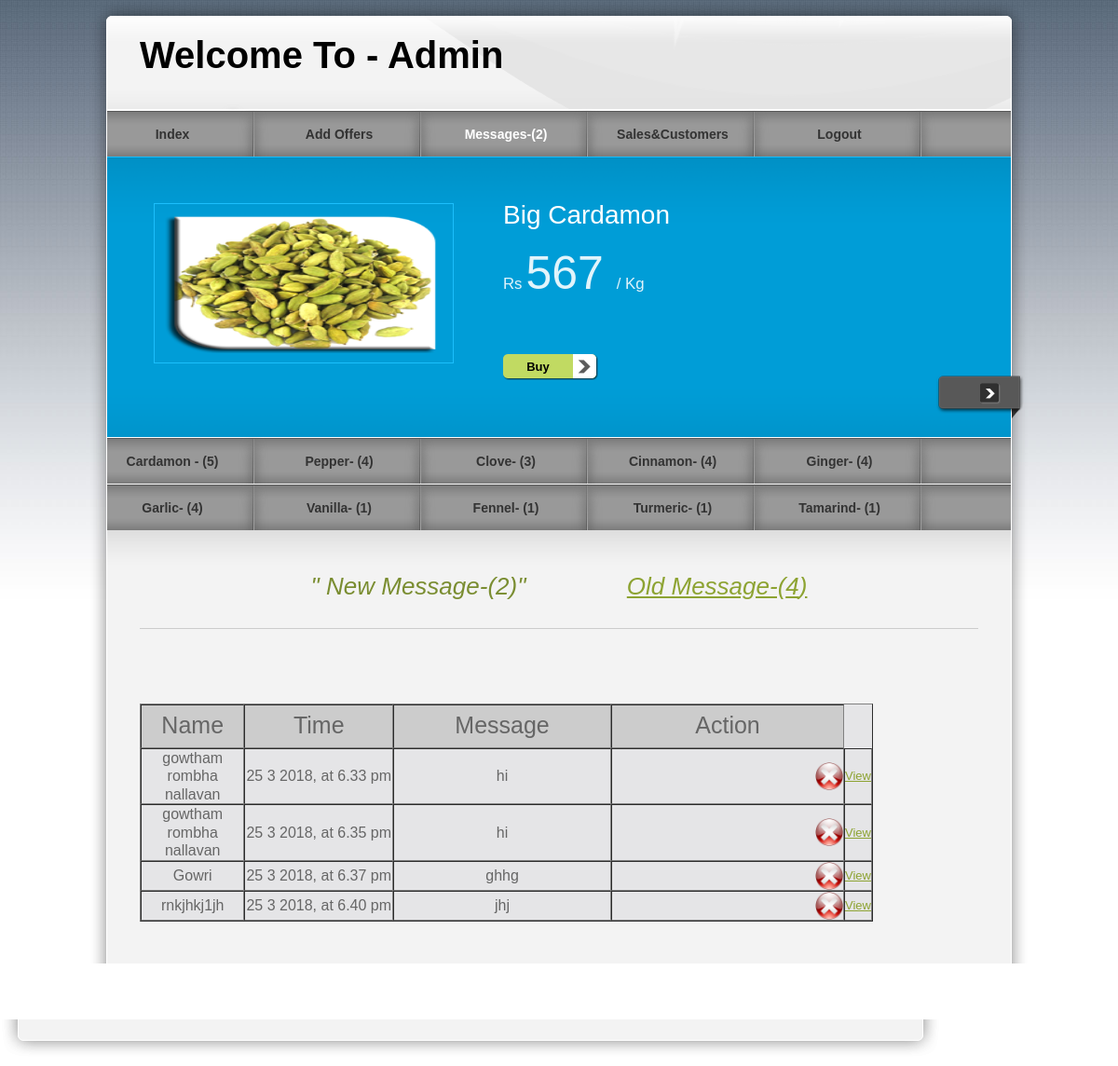
Screenshot of /pro/admin/msg2.php with the database file from the repository.
### tables this page shows
CREATE TABLE IF NOT EXISTS `offer` (
  `number` int(11) NOT NULL,
  `name` varchar(50) NOT NULL,
  `image` text NOT NULL,
  `price` varchar(50) NOT NULL,
  `time` varchar(50) NOT NULL,
  `details` varchar(100) NOT NULL,
  PRIMARY KEY (`number`)
);

CREATE TABLE IF NOT EXISTS `message` (
  `no` int(11) NOT NULL AUTO_INCREMENT,
  `name` varchar(30) NOT NULL,
  `email` varchar(30) NOT NULL,
  `phone` int(11) NOT NULL,
  `time` varchar(40) NOT NULL,
  `msg` varchar(100) NOT NULL,
  `status` int(11) NOT NULL,
  PRIMARY KEY (`no`)
);

### pro/admin/msg2.php (the view, shortened to what this page needs)
<!DOCTYPE html PUBLIC "-//W3C//DTD XHTML 1.0 Transitional//EN" "http://www.w3.org/TR/xhtml1/DTD/xhtml1-transitional.dtd">
<head>
<link href="../templatemo_style.css" rel="stylesheet" type="text/css" />
<link href="../css/jquery.ennui.contentslider.css" rel="stylesheet" type="text/css" media="screen,projection" />
</head>
<body>
<div id="templatemo_wrapper">
    <div id="templatemo_header">
        <div id="site_title">
            <h1>Welcome To - Admin</h1>
        </div>
    </div>
    <?php
$select=mysql_query("select * from message where status=1 ");
   $view=mysql_num_rows($select);
   ?>
  	<div id="templatemo_menu">
        <ul>
            <li><a href="admin.php"  >Index</a></li>
            <li><a href="offer.php">Add Offers</a></li>
            <li><a href="msg.php"class="current">Messages-(<?php echo $view;?>)</a></li>
            <li><a href="customer.php">Sales&Customers</a></li>
            <li><a href="../logout.php">Logout</a></li>
        </ul>
    </div>
    <div id="templatemo_banner">
                <div id="one" class="contentslider">
                    <div class="cs_wrapper">
                        <div class="cs_slider">
                            <div class="cs_article">
                            	<div class="slider_content_wrapper">
                            	 <?PHP
$select=mysql_query("select * from offer where number=1 ");
$row=mysql_fetch_array($select);
 ?>
                      				<div class="right">
                                        <h2><?php echo $row['name'];?> </h2><br/>
                                        <p><big>Rs</big> <span style="font-size:50px"><?php echo $row['price'];?></span> <big> / Kg</big></p><br/>
                                        <div class="button"><a href="#">Buy</a></div>
                                    </div>
                                  <div class="left">
                                  <img src="<?php echo $row['image']; ?>" alt="Image 01" />
                                    </div>
                                </div>
                            </div>
                        </div>
                    </div>
                </div>
        </div> <?php
$select=mysql_query("select * from cardamom");
   $view=mysql_num_rows($select);
   ?>
        <div id="templatemo_menu">
        <ul>
            <li><a href="cardamon.php"  >Cardamon - (<?php echo $view;?>)</a></li>
            <?php
$select=mysql_query("select * from pepper");
   $view=mysql_num_rows($select);
   ?>
            <li><a href="pepper.php">Pepper- (<?php echo $view;?>)</a></li>
             <?php
$select=mysql_query("select * from clove");
   $view=mysql_num_rows($select);
   ?>
            <li><a href="clove.php">Clove- (<?php echo $view;?>)</a></li>
             <?php
$select=mysql_query("select * from cinnamon");
   $view=mysql_num_rows($select);
   ?>
            <li><a href="cinnamon.php">Cinnamon- (<?php echo $view;?>)</a></li>
             <?php
$select=mysql_query("select * from ginger");
   $view=mysql_num_rows($select);
   ?>
            <li><a href="ginger.php">Ginger- (<?php echo $view;?>)</a></li>
        </ul>
    </div>
    <div id="templatemo_menu">
        <ul><?php
$select=mysql_query("select * from garlic");
   $view=mysql_num_rows($select);
   ?>
            <li><a href="garlic.php" >Garlic- (<?php echo $view;?>)</a></li>
            <?php
$select=mysql_query("select * from vanilla");
   $view=mysql_num_rows($select);
   ?>
            <li><a href="vanilla.php">Vanilla- (<?php echo $view;?>)</a></li>
            <?php
$select=mysql_query("select * from fennel");
   $view=mysql_num_rows($select);
   ?>
            <li><a href="fennel.php">Fennel- (<?php echo $view;?>)</a></li>
            <?php
$select=mysql_query("select * from turmeric");
   $view=mysql_num_rows($select);
   ?>
            <li><a href="turmeric.php">Turmeric- (<?php echo $view;?>)</a></li>
            <?php
$select=mysql_query("select * from tamarind");
   $view=mysql_num_rows($select);
   ?>
            <li><a href="tamarind.php">Tamarind- (<?php echo $view;?>)</a></li>
        </ul>
    </div>
     <?php
$select=mysql_query("select * from message where status=1 ");
   $view=mysql_num_rows($select);
   ?>
     <div id="templatemo_main"><span class="main_top"></span>
          <p class="welcome_text">&quot; New Message-(<?php echo $view;?>)&quot;&nbsp;&nbsp;&nbsp;&nbsp;&nbsp;&nbsp;&nbsp;&nbsp;&nbsp;&nbsp;&nbsp;&nbsp;&nbsp;&nbsp;
          <?php
$select=mysql_query("select * from message where status=0 ");
   $view=mysql_num_rows($select);
   for($i=0;$i<$view;$i++)
   ?><a href="totalcustomer.php">Old Message-(<?php echo $view;?>)</a></p>
<table class="table table-hover" >
<table width="787" background="images/gallery_bg.jpg" height="100" border="1" cellpadding="0" cellspacing="0">
  <tr>
    <td width="112" height="45" bgcolor="#CCCCCC" align="center"><span style="font-size:25px">Name</span></td>
        <td width="164" height="45" bgcolor="#CCCCCC" align="center"><span style="font-size:25px">Time</span></td>
    <td width="240" bgcolor="#CCCCCC" align="center"><span style="font-size:25px">Message</span></td>
        <td width="259" bgcolor="#CCCCCC" align="center"><span style="font-size:25px">Action</span></td>
  </tr></div>
 <?PHP
$select=mysql_query("select * from message where status=0 ");
$view=mysql_num_rows($select);
 for($i=0;$i<$view;$i++)
 {
 ?>
 <div class="table-responsive">
 <tr>
    <td align="center"><span style="font-size:16px"><?php echo mysql_result($select,$i,"name");?></span></td>
    <td align="center"><span style="font-size:16px"><?php echo mysql_result($select,$i,"time");?></span></td>
        <td align="center"><span style="font-size:16px"><?php echo mysql_result($select,$i,"msg");?></span></td>
 <td align="right"><a href="<?php $_SERVER['DOCUMENT_ROOT'];?>?del=<?php echo mysql_result($select,$i,"no");?>"><img src="../images/Close.ico" width="30" height="30"/></a>
    <td align="center"><a href="msg3.php?edit=<?php echo mysql_result($select,$i,"no");?>">View</a>
  </tr></center>
  <?PHP
  }
  ?>
  <br/>
</div>
        </div>
                   <div class="cleaner_h30"></div>
              </div>
    </div>
    <div id="templatemo_main_bottom"></div>
    <div id="templatemo_footer">
    </div>
</div>
</body>
</html>

### pro/templatemo_style.css (style rules this page uses)
body { margin: 0px; padding: 0px; color: #666; font-family: Helevetica,Arial,sans-serif; font-size: 13px; line-height:1.5em; background-color: #fff; background-attachment:fixed; background-image: url(images/templatemo_body.jpg); background-repeat: repeat-x; }
a, a:link, a:visited { color: #8da332; }
p { margin: 0px; padding: 0 0 10px 0; }
img { border: none; }
h1 { font-size: 40px; font-weight: bold; margin: 0 0 30px 0; padding: 5px 0; color: #000; }
h2 { font-size: 28px; font-weight: normal; line-height: 28px; margin: 0 0 30px 0; padding: 0; color: #000; }
.cleaner_h30 { clear: both; width:100%; height: 30px; }
.button a { clear: both; display: block; width: 75px; height: 24px; padding: 4px 27px 0 0; margin-top: 15px; background: url(images/templatemo_button.png) no-repeat; color: #000; font-weight: bold; text-align: center; text-decoration: none; }
#templatemo_wrapper { width: 1010px; margin: 0 auto; }
#templatemo_header { width: 900px; height: 68px; padding: 50px 55px 0; background: url(images/templatemo_header.png) no-repeat; }
#templatemo_header #site_title { float: left; width: 500px; padding: 0; }
#templatemo_header #site_title h1 { margin: 0; padding: 0; }
#templatemo_menu { width: 970px; height: 50px; padding: 0 20px; background: url(images/templatemo_menu.png) repeat-x; }
#templatemo_menu ul { margin: 0; padding: 0; list-style: none; }
#templatemo_menu ul li { padding: 0px; margin: 0px; display: inline; }
#templatemo_menu ul li a { float: left; display: block; width: 140px; height: 33px; padding: 17px 34px 0 0; margin: 0 5px 0 0 ; font-size: 14px; text-align: center; text-decoration: none; color: #333; font-weight: bold; outline: none; border: none; background: url(images/templatemo_menu_divider.png) right no-repeat; }
#templatemo_menu ul li a:hover, #templatemo_menu ul li .current { color: #fff; }
#templatemo_banner { clear: both; position: relative; width: 970px; height: 201px; padding: 50px 20px; background: url(images/templatemo_slider.png) no-repeat; }
#templatemo_main { position: relative; width: 900px; padding: 45px 55px; background: url(images/templatemo_content.png) repeat-y; }
#templatemo_main .main_top { position: absolute; top: 0; left: 20px; width: 970px; height: 45px; background: url(images/templatemo_content_top.png) no-repeat; }
#templatemo_main_bottom { width: 1010px; height: 40px; background: url(images/templatemo_content_bottom.png) no-repeat; }
.welcome_text { font-size: 26px; color: #7a8d31; font-style: italic; text-align: center; margin-bottom: 60px; padding-bottom: 30px; line-height: 30px; border-bottom: 1px solid #CCC; }
#templatemo_footer { width: 910px; padding: 0 30px 10px; text-align: center; color: #666; }

### rows the page displays
offer: name "Big Cardamon", price "567", image (picture)
message: name "gowtham rombha nallavan", time "25 3 2018, at 6.33 pm", msg "hi"
message: name "gowtham rombha nallavan", time "25 3 2018, at 6.35 pm", msg "hi"
message: name "Gowri", time "25 3 2018, at 6.37 pm", msg "ghhg"
message: name "rnkjhkj1jh", time "25 3 2018, at 6.40 pm", msg "jhj"

### other values shown
$view "2"
$view "5"
$view "4"
$view "3"
$view "1"
